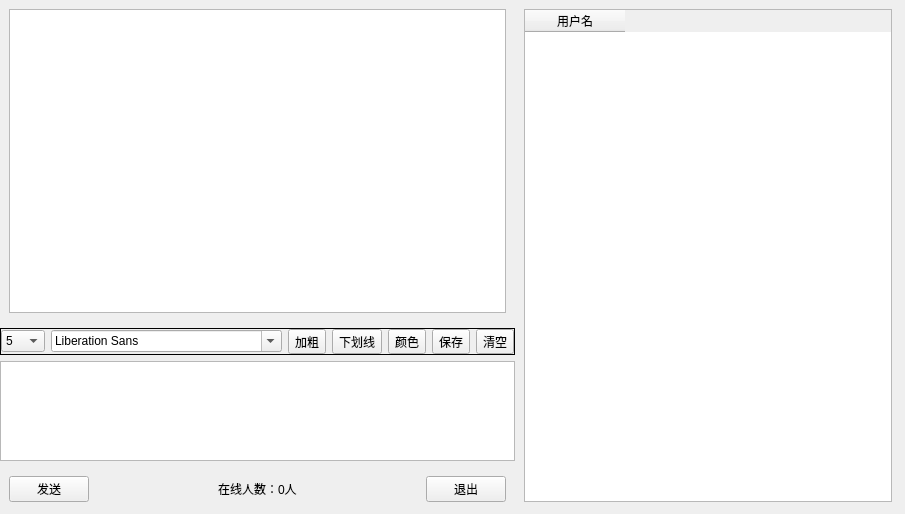
<?xml version="1.0" encoding="UTF-8"?>
<ui version="4.0">
 <class>Widget</class>
 <widget class="QWidget" name="Widget">
  <property name="geometry">
   <rect>
    <x>0</x>
    <y>0</y>
    <width>905</width>
    <height>514</height>
   </rect>
  </property>
  <property name="windowTitle">
   <string>Widget</string>
  </property>
  <widget class="QWidget" name="widget_7" native="true">
   <property name="geometry">
    <rect>
     <x>0</x>
     <y>0</y>
     <width>901</width>
     <height>511</height>
    </rect>
   </property>
   <layout class="QHBoxLayout" name="horizontalLayout_3">
    <property name="spacing">
     <number>0</number>
    </property>
    <property name="topMargin">
     <number>0</number>
    </property>
    <property name="rightMargin">
     <number>0</number>
    </property>
    <property name="bottomMargin">
     <number>0</number>
    </property>
    <item>
     <widget class="QWidget" name="widget_5" native="true">
      <layout class="QVBoxLayout" name="verticalLayout_4">
       <property name="leftMargin">
        <number>0</number>
       </property>
       <property name="topMargin">
        <number>0</number>
       </property>
       <property name="rightMargin">
        <number>0</number>
       </property>
       <property name="bottomMargin">
        <number>0</number>
       </property>
       <item>
        <widget class="QWidget" name="widget_3" native="true">
         <layout class="QVBoxLayout" name="verticalLayout_3">
          <property name="leftMargin">
           <number>0</number>
          </property>
          <property name="topMargin">
           <number>0</number>
          </property>
          <property name="rightMargin">
           <number>0</number>
          </property>
          <property name="bottomMargin">
           <number>0</number>
          </property>
          <item>
           <widget class="QWidget" name="widget_2" native="true">
            <layout class="QVBoxLayout" name="verticalLayout_2">
             <property name="leftMargin">
              <number>0</number>
             </property>
             <property name="topMargin">
              <number>0</number>
             </property>
             <property name="rightMargin">
              <number>0</number>
             </property>
             <property name="bottomMargin">
              <number>0</number>
             </property>
             <item>
              <widget class="QWidget" name="widget" native="true">
               <layout class="QVBoxLayout" name="verticalLayout">
                <item>
                 <widget class="QTextBrowser" name="msgBrowser"/>
                </item>
               </layout>
              </widget>
             </item>
             <item>
              <widget class="QFrame" name="frame_2">
               <property name="frameShape">
                <enum>QFrame::Box</enum>
               </property>
               <layout class="QHBoxLayout" name="horizontalLayout">
                <property name="leftMargin">
                 <number>0</number>
                </property>
                <property name="topMargin">
                 <number>0</number>
                </property>
                <property name="rightMargin">
                 <number>0</number>
                </property>
                <property name="bottomMargin">
                 <number>0</number>
                </property>
                <item>
                 <widget class="QComboBox" name="sizeCbx">
                  <item>
                   <property name="text">
                    <string>5</string>
                   </property>
                  </item>
                  <item>
                   <property name="text">
                    <string>6</string>
                   </property>
                  </item>
                  <item>
                   <property name="text">
                    <string>7</string>
                   </property>
                  </item>
                  <item>
                   <property name="text">
                    <string>8</string>
                   </property>
                  </item>
                  <item>
                   <property name="text">
                    <string>9</string>
                   </property>
                  </item>
                  <item>
                   <property name="text">
                    <string>10</string>
                   </property>
                  </item>
                  <item>
                   <property name="text">
                    <string>11</string>
                   </property>
                  </item>
                  <item>
                   <property name="text">
                    <string>12</string>
                   </property>
                  </item>
                 </widget>
                </item>
                <item>
                 <widget class="QFontComboBox" name="fonCbx">
                  <property name="enabled">
                   <bool>true</bool>
                  </property>
                 </widget>
                </item>
                <item>
                 <widget class="QToolButton" name="boldBtn">
                  <property name="toolTip">
                   <string>加粗</string>
                  </property>
                  <property name="text">
                   <string>加粗</string>
                  </property>
                  <property name="checkable">
                   <bool>true</bool>
                  </property>
                 </widget>
                </item>
                <item>
                 <widget class="QToolButton" name="underlineBtn">
                  <property name="toolTip">
                   <string>下划线</string>
                  </property>
                  <property name="text">
                   <string>下划线</string>
                  </property>
                  <property name="checkable">
                   <bool>true</bool>
                  </property>
                 </widget>
                </item>
                <item>
                 <widget class="QToolButton" name="colorBtn">
                  <property name="toolTip">
                   <string>颜色</string>
                  </property>
                  <property name="text">
                   <string>颜色</string>
                  </property>
                 </widget>
                </item>
                <item>
                 <widget class="QToolButton" name="saveBtn">
                  <property name="toolTip">
                   <string>保存</string>
                  </property>
                  <property name="text">
                   <string>保存</string>
                  </property>
                 </widget>
                </item>
                <item>
                 <widget class="QToolButton" name="clearBtn">
                  <property name="toolTip">
                   <string>清空</string>
                  </property>
                  <property name="text">
                   <string>清空</string>
                  </property>
                 </widget>
                </item>
               </layout>
              </widget>
             </item>
            </layout>
           </widget>
          </item>
          <item>
           <widget class="QTextEdit" name="msgTextEdit">
            <property name="enabled">
             <bool>true</bool>
            </property>
            <property name="maximumSize">
             <size>
              <width>16777215</width>
              <height>100</height>
             </size>
            </property>
           </widget>
          </item>
          <item>
           <widget class="QWidget" name="widget_4" native="true">
            <layout class="QHBoxLayout" name="horizontalLayout_2">
             <item>
              <widget class="QPushButton" name="sendBtn">
               <property name="text">
                <string>发送</string>
               </property>
              </widget>
             </item>
             <item>
              <spacer name="horizontalSpacer">
               <property name="orientation">
                <enum>Qt::Horizontal</enum>
               </property>
               <property name="sizeHint" stdset="0">
                <size>
                 <width>40</width>
                 <height>20</height>
                </size>
               </property>
              </spacer>
             </item>
             <item>
              <widget class="QLabel" name="userNumLbl">
               <property name="text">
                <string>在线人数：0人</string>
               </property>
              </widget>
             </item>
             <item>
              <spacer name="horizontalSpacer_2">
               <property name="orientation">
                <enum>Qt::Horizontal</enum>
               </property>
               <property name="sizeHint" stdset="0">
                <size>
                 <width>40</width>
                 <height>20</height>
                </size>
               </property>
              </spacer>
             </item>
             <item>
              <widget class="QPushButton" name="exitBtn">
               <property name="text">
                <string>退出</string>
               </property>
              </widget>
             </item>
            </layout>
           </widget>
          </item>
         </layout>
        </widget>
       </item>
      </layout>
     </widget>
    </item>
    <item>
     <widget class="QWidget" name="widget_6" native="true">
      <layout class="QVBoxLayout" name="verticalLayout_5">
       <item>
        <widget class="QTableWidget" name="tableWidget">
         <column>
          <property name="text">
           <string>用户名</string>
          </property>
         </column>
        </widget>
       </item>
      </layout>
     </widget>
    </item>
   </layout>
  </widget>
 </widget>
 <resources/>
 <connections/>
</ui>
